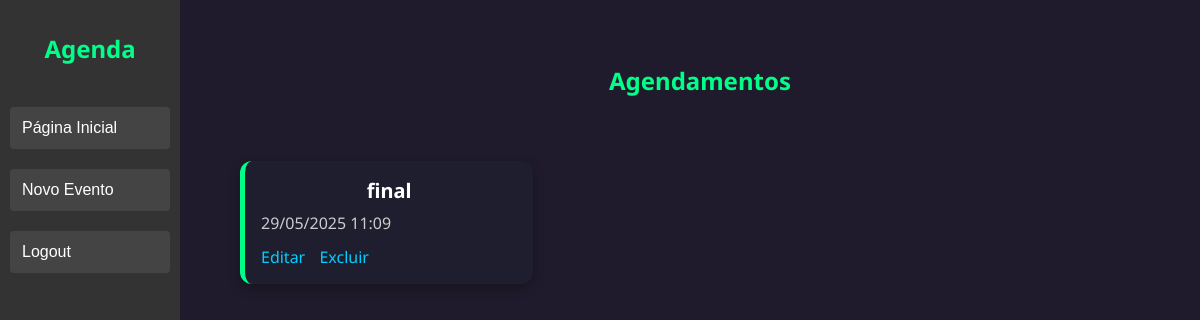
The page /agenda/ (signed in) on the database as committed earlier.
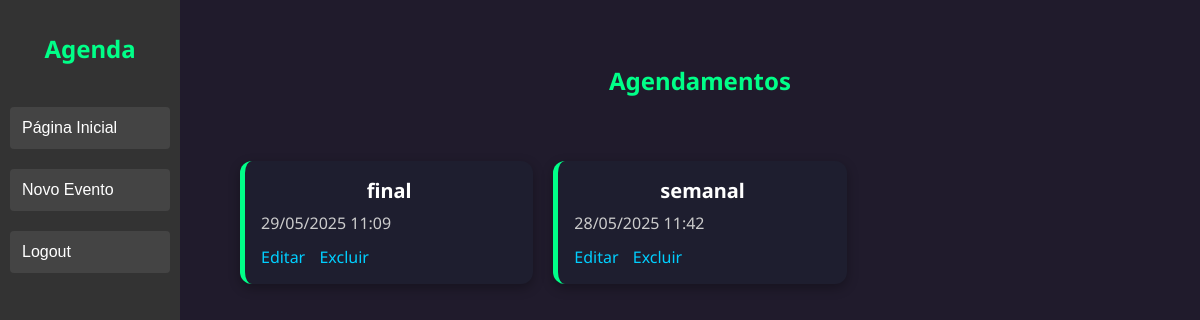
The same page on the database as committed later.
### core/models.py (models this page shows, shortened)
class Evento(models.Model):
    titulo = models.CharField(max_length=100)
    local = models.CharField(max_length=25,blank=True,null=True)
    descricao = models.TextField(blank=True, null=True)
    data_evento = models.DateTimeField(verbose_name='Data do Evento')
    data_criacao = models.DateTimeField(auto_now=True)
    usuario = models.ForeignKey(User, on_delete=models.CASCADE)
    periodicidade = models.CharField(max_length=10, choices=PERIODICIDADE_OPCOES, blank=True, null=True)
    frequencia = models.PositiveIntegerField(blank=True, null=True)
    class Meta:
        db_table = 'evento'
    def get_data_evento(self):
        return self.data_evento.strftime('%d/%m/%Y %H:%M')
    def get_evento_atrasado(self):
        if self.data_evento < datetime.now():
            return True
        else:
            return False

### core/views.py (the view)
# urls.py: path('agenda/',views.lista_eventos),
@login_required(login_url='/login/')
def lista_eventos(request):
    usuario = request.user
    data_atual = datetime.now() - timedelta(hours=1)
    evento = Evento.objects.filter(usuario=usuario,
                                   data_evento__gt=data_atual)#filter(usuario=usuario) #get(id=1)
    dados = {'eventos': evento}
    return render(request, 'agenda.html', dados)

### templates/agenda.html (shortened to what this page needs)
{% extends "model-page.html" %}
{% load static %}
{% block content %}
<h2 class="titulo-agendamentos">Agendamentos</h2>
<link rel="stylesheet" href="{% static '/core/css/style.css' %}">
<div class="galeria-agenda">
    {% for evento in eventos %}
    <div class="evento-card {% if evento.get_evento_atrasado %}atrasado{% endif %}"
         data-descricao="{{ evento.descricao|escapejs }}"
         data-titulo="{{ evento.titulo|escapejs }}"
         onclick="abrirModal(this)">
        <div class="evento-titulo">{{ evento.titulo }}</div>
        <div class="evento-data">{{ evento.get_data_evento }}</div>
        <div class="evento-acoes">
    <a href="evento/?id={{ evento.id }}" onclick="event.stopPropagation()">Editar</a>
    <a href="evento/delete/{{ evento.id }}"
       onclick="event.stopPropagation(); return confirmarExclusao();">Excluir</a>
</div>
    </div>
    {% endfor %}
</div>
{% endblock %}

### templates/model-page.html (shortened to what this page needs)
<!DOCTYPE html>
<html lang="en">
<head>
    {% load static %}
    <link rel="stylesheet" href="{% static 'core/css/sidebar.css' %}">
</head>
<body>
    <div class="sidebar">
        <div class="sidebar-title">Agenda</div>
        <button class="main-page">
            <a href="/">Página Inicial</a>
        </button>
        <button class="event">
            <a href="evento/">Novo Evento</a>
        </button>
        <button class="logout">
            <a href="/logout">Logout</a>
        </button>
    </div>
    <div class="main-content">
        {% block content %}{% endblock %}
    </div>
</body>
</html>

### core/static/core/css/sidebar.css (style rules this page uses)
body { margin: 0; font-family: Arial, sans-serif; }
.sidebar { height: 100vh; width: 180px; position: fixed; top: 0; left: 0; background-color: #333; display: flex; flex-direction: column; padding-top: 20px; }
.sidebar-title { text-align: center; font-size: 24px; font-weight: bold; color: #00ff88; padding: 12px; margin-bottom: 20px; }
.sidebar button { background-color: #444; border: none; margin: 10px; padding: 12px; cursor: pointer; border-radius: 4px; color: white; font-size: 16px; text-align: left; }
.sidebar button a { color: white; text-decoration: none; display: block; }
.main-content { margin-left: 200px; padding: 20px; }

### core/static/core/css/style.css (style rules this page uses)
body { font-family: 'Noto Sans', sans-serif; background-color: #201b2c;*/ margin: 0px; }
body * { box-sizing: border-box; }
h2 { color: #00ff88; }
.galeria-agenda { display: grid; grid-template-columns: repeat(auto-fill, minmax(280px, 1fr)); gap: 20px; padding: 20px; }
.evento-card { background-color: #1e1e2f; border-left: 5px solid #00ff88; border-radius: 12px; padding: 16px; color: white; box-shadow: 0 4px 12px rgba(0, 0, 0, 0.3); transition: transform 0.2s ease-in-out; }
.evento-titulo { text-align: center; font-size: 20px; font-weight: bold; margin-bottom: 8px; }
.evento-data { font-size: 16px; margin-bottom: 12px; color: #ccc; }
.evento-acoes a { margin-right: 10px; color: #00cfff; text-decoration: none; }
.titulo-agendamentos { text-align: center; padding: 1em; }
.evento-card { background-color: #1e1e2f; border-left: 5px solid #00ff88; border-radius: 12px; padding: 16px; color: white; box-shadow: 0 4px 12px rgba(0, 0, 0, 0.3); transition: transform 0.2s ease-in-out; cursor: pointer; }
.evento-titulo { font-size: 20px; font-weight: bold; margin-bottom: 8px; text-align: center; }

Rows that differ between the two databases and show on the page:
added Evento: titulo "semanal", get_data_evento "28/05/2025 11:42"
